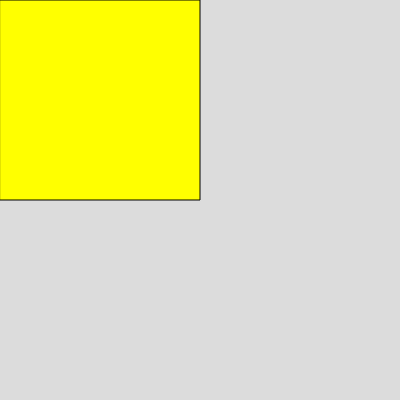
Frame 1 (no input)
Frame 60 (no input): identical to frame 1, image omitted
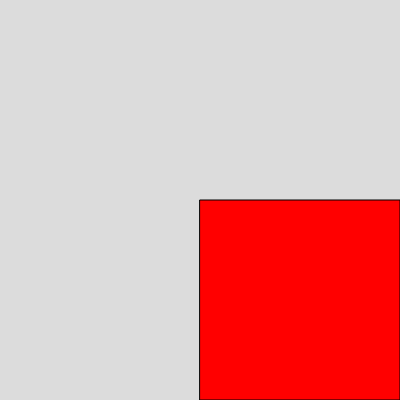
Frame 120 (the mouse pressed at the canvas centre since frame 60)

The p5.js sketch that drew these frames (run headless with seeded random() and noise() and a simulated clock; from frame 60 on, the mouse is pressed at the canvas centre):

// p5.js sketch
// ── sketch.js
/*
File > Duplicate to save a copy in your account.

Finish this sketch by writing more conditional statements so that when your mouse moves around the canvas a different square (rect) lights up. If your mouse is in the top left quadrant, draw a square there. If it's in the top right quadrant, draw a different color square there. If it's in the bottom left, a different color square, and in the bottom right, yet another different color square. What does the && mean?
*/

function setup() {
  createCanvas(400, 400);
}

function draw() {
  background(220);

  // top left
  if (mouseX < width / 2 && mouseY < height / 2) {
    fill("yellow");
    rect(0, 0, width / 2, height / 2);
  }

  // top right
  else if (mouseX > width / 2 && mouseY < height / 2) {
    fill("orange");
    rect(width / 2, 0, width / 2, height / 2);
  }

  // bottom left
  else if (mouseX < width / 2 && mouseY > height / 2) {
    fill("brown");
    rect(0, height / 2, width / 2, height / 2);
  }

  // bottom right
  else {
    fill("red");
    rect(height / 2, width / 2, height / 2);
  }
}
